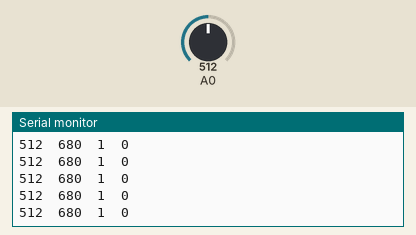
The sketch below on a simulated Arduino Uno, built with avr-gcc and run on an emulated ATmega328P. Parts: the last lines printed to the serial monitor. Inputs (shaded band) come from the test bench; at power-on: A0 = 512.

Above: at 4.2 s.
4.3 s: A0 set to 107
At 5.1 s:
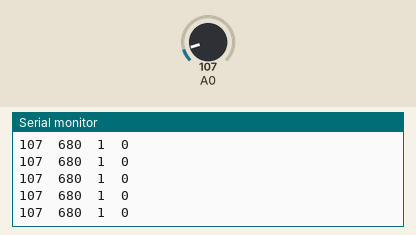
5.8 s: A0 set to 94
At 6.8 s:
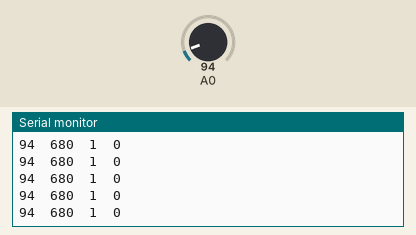
Timing chart, 0 to 8.8 s (numbered marks = the images above; inputs shaded):
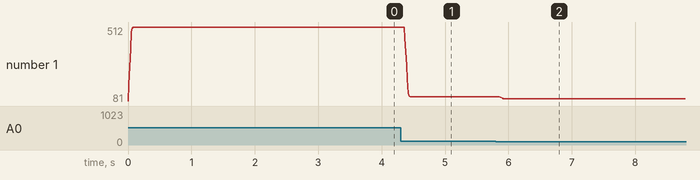

The sketch:

programHeartBeatSensor.ino
```cpp
/*
  Galih Setyawan
  30 Des 2018
*/
#define length 5
#define length2 10
float alpha = 0.8;
double current_output, previous_output;
int current_input, afterFilter;

int temp[length];
int denyutJantung[length2];

bool statusSiklus, statusSiklusSebelumnya;

int beat, bpm;

unsigned long previousMillis = 0;
const long interval = 15000;

void setup() {
  // put your setup code here, to run once:
  Serial.begin(9600);
}

void loop() {

  // Membaca data analog mentah
  current_input = analogRead(A0);

  //Low Pas Filter
  current_output  = alpha * current_input + (1 - alpha) * previous_output;
  previous_output = current_output;


  //Moving Average
  afterFilter = movAvg(current_output);

  //pendeteksi awal siklus
  int awalSiklus = deteksiAwalSiklus(afterFilter);


  //pendeteksi RISING
  if (statusSiklus == true && statusSiklusSebelumnya == false) {
    beat ++;
  }
  statusSiklusSebelumnya = statusSiklus;

  //perhitungan
  unsigned long currentMillis = millis();
  if (currentMillis - previousMillis >= interval) {
    previousMillis = currentMillis;
    bpm = beat * 4;

    beat=0;

  }
  //Print to monitor
  //  Serial.print(current_input);
  //  Serial.print("\t");
  //  Serial.print(current_output);
  //  Serial.print("\t");
  Serial.print(afterFilter);
  Serial.print("\t");
  Serial.print(awalSiklus);
  Serial.print("\t");
  Serial.print(beat);
  Serial.print("\t");
  Serial.print(bpm);
  Serial.println();
  delay(5);
}

int movAvg(int in) {
  double sum = 0;
  for (int i = length - 1; i >= 1; i--) {
    temp[i] = temp[i - 1];
    sum += temp[i];
  }
  temp[0] = in;
  sum += in;
  return (sum / length);
}

int deteksiAwalSiklus(int in) {
  for (int i = length2 - 1; i >= 1; i--) {
    denyutJantung[i] = denyutJantung[i - 1];
  }
  denyutJantung[0] = in;

  if (denyutJantung[0] - denyutJantung[5] >= 13) {
    statusSiklus = true;
    return 690;
  } else {
    statusSiklus = false;
    return 680;
  }
}
```

Measured:
- after the input at 4.3 s, the serial monitor: prints a new line after 0.07 s (image 1)
- after the input at 5.8 s, the serial monitor: prints a new line after 0.07 s (image 2)
- plotted number 1: 512 → 107 after the input at 4.3 s, 107 → 94 after the input at 5.8 s
